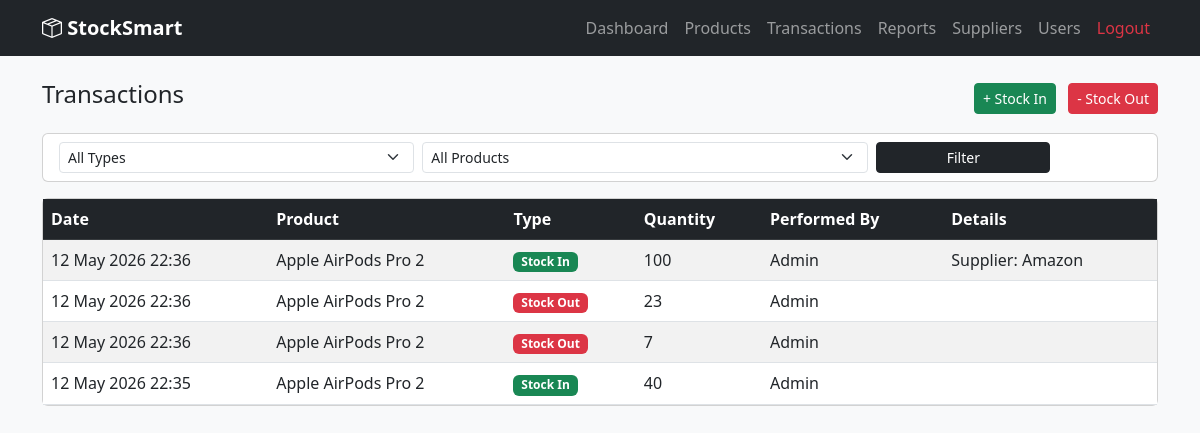
The app's page /transactions/ (signed in) with its own data.
### apps/transactions/models.py (models this page shows, shortened)
class Transaction(models.Model):
    TRANSACTION_TYPES = [
        ('IN', 'Stock In'),
        ('OUT', 'Stock Out'),
    ]
    OUT_REASONS = [
        ('sold', 'Sold'),
        ('damaged', 'Damaged/Expired'),
        ('internal', 'Internal Use'),
        ('other', 'Other'),
    ]
    product = models.ForeignKey(Product, on_delete=models.CASCADE)
    transaction_type = models.CharField(max_length=3, choices=TRANSACTION_TYPES)
    quantity = models.PositiveIntegerField()
    performed_by = models.ForeignKey(User, on_delete=models.SET_NULL, null=True)
    supplier = models.ForeignKey(Supplier, on_delete=models.SET_NULL, null=True, blank=True)
    out_reason = models.CharField(max_length=20, choices=OUT_REASONS, blank=True, null=True)
    notes = models.TextField(blank=True, null=True)
    date = models.DateTimeField(auto_now_add=True)

### apps/products/models.py (models this page shows, shortened)
class Product(models.Model):
    name = models.CharField(max_length=200)
    category = models.ForeignKey(Category, on_delete=models.SET_NULL, null=True, blank=True)
    unit = models.CharField(max_length=50)
    minimum_threshold = models.PositiveIntegerField(default=10)
    current_stock = models.PositiveIntegerField(default=0)
    created_by = models.ForeignKey('accounts.User', on_delete=models.SET_NULL, null=True)
    created_at = models.DateTimeField(auto_now_add=True)
    updated_at = models.DateTimeField(auto_now=True)

class Supplier(models.Model):
    name = models.CharField(max_length=200)
    contact_person = models.CharField(max_length=200, blank=True, null=True)
    phone = models.CharField(max_length=20, blank=True, null=True)
    email = models.EmailField(blank=True, null=True)
    address = models.TextField(blank=True, null=True)
    created_at = models.DateTimeField(auto_now_add=True)
    def __str__(self):
        return self.name

### apps/accounts/models.py (models this page shows, shortened)
class User(AbstractUser):
    ROLE_CHOICES = [
        ('admin', 'Admin'),
        ('staff', 'Staff'),
    ]
    STATUS_CHOICES = [
        ('active', 'Active'),
        ('pending', 'Pending'),
        ('rejected', 'Rejected'),
    ]
    role = models.CharField(max_length=10, choices=ROLE_CHOICES, default='staff')
    status = models.CharField(max_length=10, choices=STATUS_CHOICES, default='active')
    def is_admin(self):
        return self.role == 'admin'

### apps/transactions/views.py (the view)
# urls.py: path('', views.transaction_list, name='transaction_list'),
@login_required
def transaction_list(request):
    transaction_type = request.GET.get('type')
    product_id = request.GET.get('product')
    transactions = Transaction.objects.all().order_by('-date')
    if transaction_type:
        transactions = transactions.filter(transaction_type=transaction_type)
    if product_id:
        transactions = transactions.filter(product_id=product_id)
    products = Product.objects.all()
    return render(request, 'transactions/transaction_list.html', {
        'transactions': transactions,
        'products': products,
        'selected_type': transaction_type,
        'selected_product': product_id,
    })

### templates/transactions/transaction_list.html (shortened to what this page needs)
{% extends 'base.html' %}
{% block content %}
<div class="d-flex justify-content-between align-items-center mb-3">
    <h4>Transactions</h4>
    <div>
        <a href="{% url 'stock_in' %}" class="btn btn-success btn-sm me-2">+ Stock In</a>
        <a href="{% url 'stock_out' %}" class="btn btn-danger btn-sm">- Stock Out</a>
    </div>
</div>
<div class="card mb-3">
    <div class="card-body py-2">
        <form method="GET" class="row g-2">
            <div class="col-md-4">
                <select name="type" class="form-select form-select-sm">
                    <option value="">All Types</option>
                </select>
            </div>
            <div class="col-md-5">
                <select name="product" class="form-select form-select-sm">
                    <option value="">All Products</option>
                </select>
            </div>
            <div class="col-md-2">
                <button type="submit" class="btn btn-dark btn-sm w-100">Filter</button>
            </div>
        </form>
    </div>
</div>
<div class="card">
    <div class="card-body p-0">
        <table class="table table-striped mb-0">
            <thead class="table-dark">
                <tr>
                    <th>Date</th>
                    <th>Product</th>
                    <th>Type</th>
                    <th>Quantity</th>
                    <th>Performed By</th>
                    <th>Details</th>
                </tr>
            </thead>
            <tbody>
                {% for t in transactions %}
                <tr>
                    <td>{{ t.date|date:"d M Y H:i" }}</td>
                    <td>{{ t.product.name }}</td>
                    <td>
                        {% if t.transaction_type == 'IN' %}
                        <span class="badge bg-success">Stock In</span>
                        {% else %}
                        <span class="badge bg-danger">Stock Out</span>
                        {% endif %}
                    </td>
                    <td>{{ t.quantity }}</td>
                    <td>{{ t.performed_by.username|default:"—" }}</td>
                    <td>
                        {% if t.supplier %}Supplier: {{ t.supplier }}{% endif %}
                    </td>
                </tr>
                {% empty %}
                <tr><td colspan="6" class="text-center text-muted py-3">No transactions found.</td></tr>
                {% endfor %}
            </tbody>
        </table>
    </div>
</div>
{% endblock %}

### records on screen
Transaction: date "12 May 2026 22:36", product.name "Apple AirPods Pro 2", transaction_type "Stock In", quantity "100", performed_by.username "Admin", supplier "Amazon"
Transaction: date "12 May 2026 22:36", product.name "Apple AirPods Pro 2", transaction_type "Stock Out", quantity "23", performed_by.username "Admin"
Transaction: date "12 May 2026 22:36", product.name "Apple AirPods Pro 2", transaction_type "Stock Out", quantity "7", performed_by.username "Admin"
Transaction: date "12 May 2026 22:35", product.name "Apple AirPods Pro 2", transaction_type "Stock In", quantity "40", performed_by.username "Admin"
